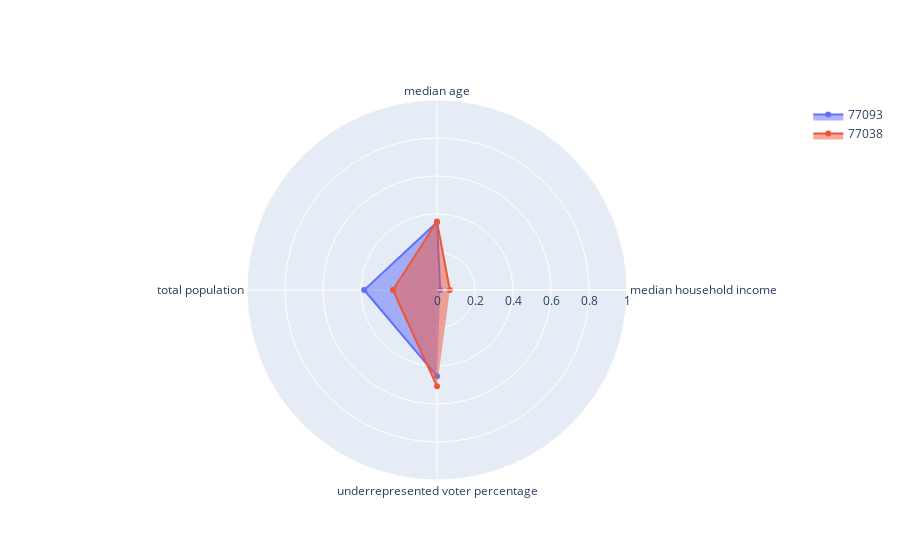

Notebook cell for this chart:
### Code cell
import plotly.graph_objects as go

categories = ['median household income','median age','total population',
              'underrepresented voter percentage']

print(zipindex)
og_income = normed_zipdata.loc[zipindex[0]].at['Median Household Income']
og_age = normed_zipdata.loc[zipindex[0]].at['Median Age']
og_pop = normed_zipdata.loc[zipindex[0]].at['Population']
og_div = 1 - normed_zipdata.loc[zipindex[0]].at['White Percentage']

fig = go.Figure()
fig.add_trace(go.Scatterpolar(
      r=[og_income, og_age, og_pop, og_div],
      theta=categories,
      fill='toself',
      name='77093'
))

sim_income = normed_zipdata.loc[indexnorm].at['Median Household Income']
sim_age = normed_zipdata.loc[indexnorm].at['Median Age']
sim_pop = normed_zipdata.loc[indexnorm].at['Population']
sim_div = 1 - normed_zipdata.loc[indexnorm].at['White Percentage']

fig.add_trace(go.Scatterpolar(
      r=[sim_income, sim_age, sim_pop, sim_div],
      theta=categories,
      fill='toself',
      name='77038'
))

fig.update_layout(
  polar=dict(
    radialaxis=dict(
      visible=True,
      range=[0, 1]
    )),
  showlegend=True
)

### Figure 1 — Plotly figure (JSON) as saved in the notebook; plotly's stock layout.template omitted (floating-point values rounded to 4 significant figures)
{"data": [{"fill": "toself", "name": "77093", "r": [0.01689, 0.3563, 0.3834, 0.4538], "theta": ["median household income", "median age", "total population", "underrepresented voter percentage"], "type": "scatterpolar"}, {"fill": "toself", "name": "77038", "r": [0.06766, 0.3602, 0.2323, 0.5064], "theta": ["median household income", "median age", "total population", "underrepresented voter percentage"], "type": "scatterpolar"}], "layout": {"polar": {"radialaxis": {"range": [0, 1], "visible": true}}, "showlegend": true}}
